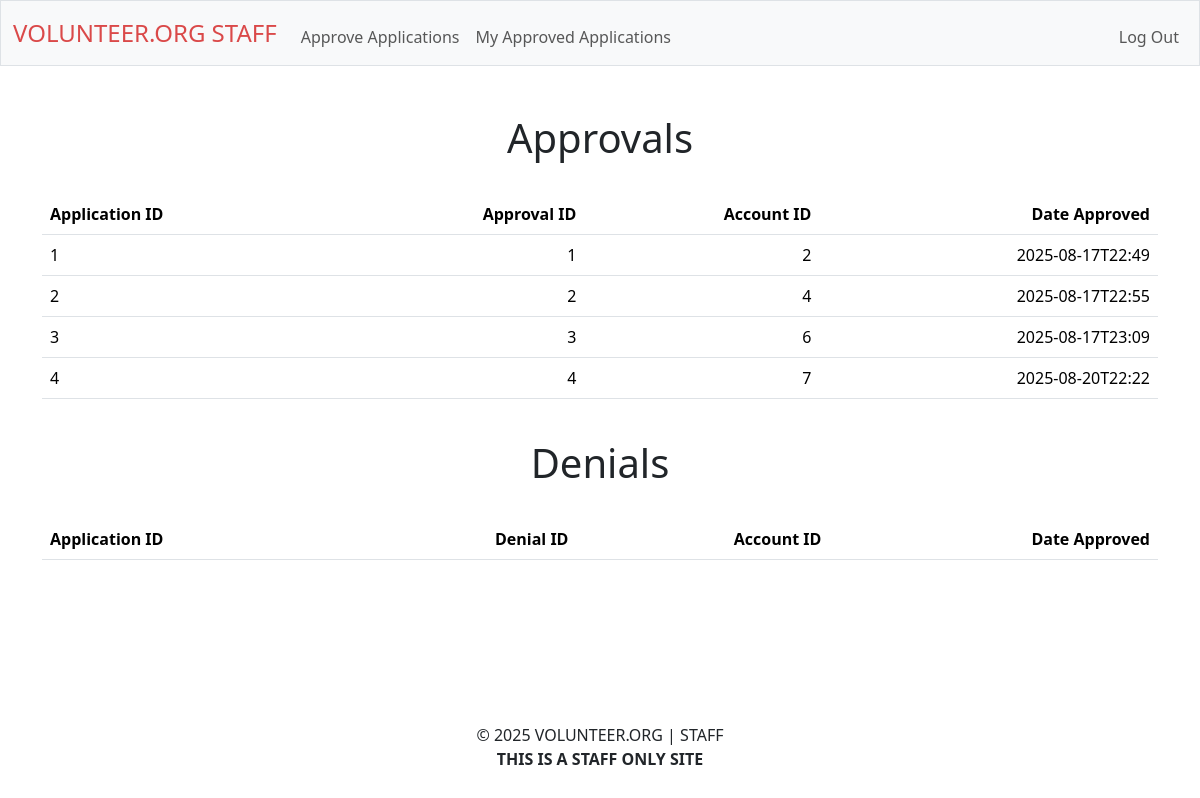
/review_self (signed in), run on an earlier commit of the app's database.
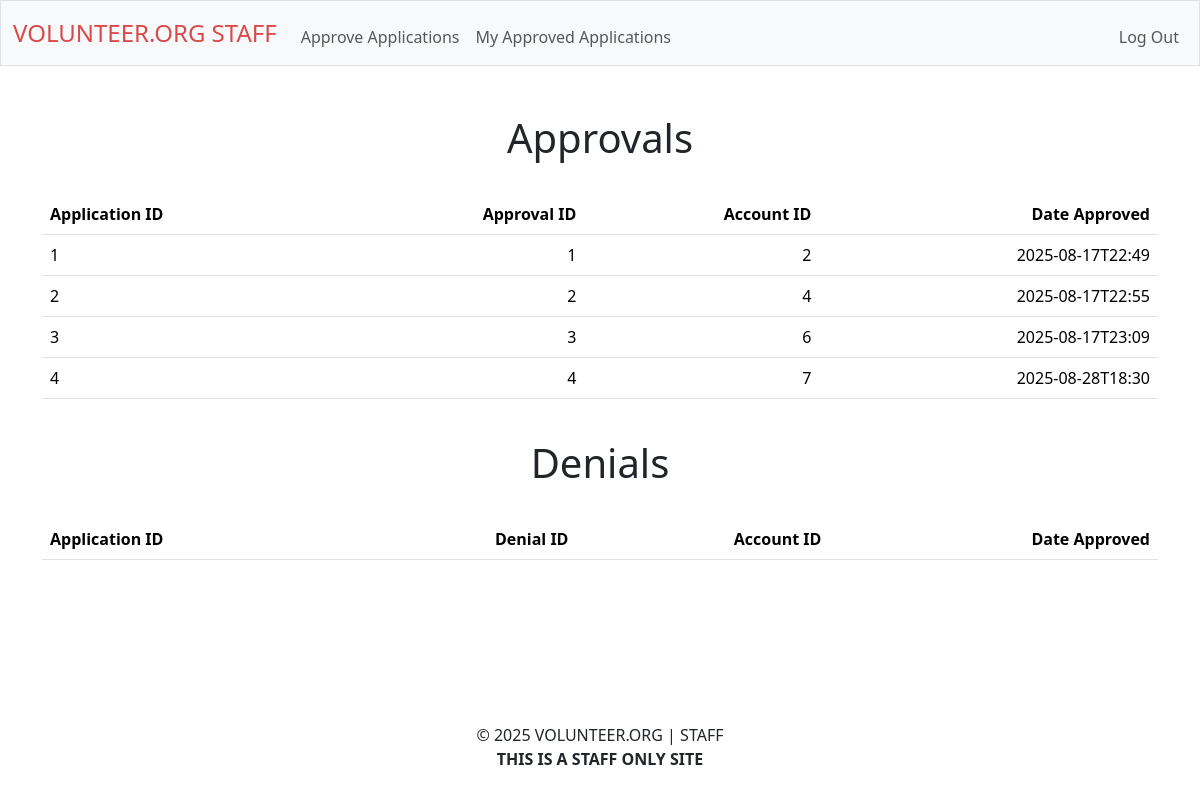
And on a later commit of the database.
### tables this page shows
CREATE TABLE applications_approved (
approval_id INTEGER PRIMARY KEY,
application_id INTEGER NOT NULL,
staff_id INTEGER NOT NULL,
date TIMESTAMP NOT NULL
);

### routes/staff.py (the view, shortened to what this page needs)
@staff_bp.route("/review_self", methods=["GET"])
def review_self():
    if "staff_id" not in session:
        return redirect("/staff-login-secured")
    history_approved = []
    rows_approved = db.execute("SELECT * FROM applications_approved WHERE staff_id = ?", (session["staff_id"],)).fetchall()
    for row in rows_approved:
        application = db.execute("SELECT * FROM application_for_review WHERE id = ?", (row[0],)).fetchall()
        if application:
            history_approved.append(
                [
                    row[1],
                    row[0],
                    application[0][18],
                    row[3]
                ]
            )
    history_denied = []
    rows_denied = db.execute("SELECT * FROM applications_denied WHERE staff_id = ?", (session["staff_id"],)).fetchall()
    return render_template("staff_history.html", history_approved=history_approved, history_denied=history_denied)

### app.py (called while the page is built)
def create_app():
    app = Flask(__name__)
    app.config.from_object(Config)
    Session(app)
    register_blueprints(app)
    @app.after_request
    def after_request(response):
        response.headers["Cache-Control"] = "no-cache, no-store, must-revalidate"
        response.headers["Expires"] = 0
        response.headers["Pragma"] = "no-cache"
        return response
    return app

### templates/staff_history.html (shortened to what this page needs)
{% extends "staff_layout.html" %} {% block title %} History {% endblock %} {%
block main %}
<div class="fade-in">
  <h1>Approvals</h1>
  <br />
  <table class="table">
    <thead>
      <tr>
        <th class="text-start">Application ID</th>
        <th class="text-end">Approval ID</th>
        <th class="text-end">Account ID</th>
        <th class="text-end">Date Approved</th>
      </tr>
    </thead>
    <tbody>
      {% for history in history_approved %}
      <tr>
        <td class="text-start">{{ history[0] }}</td>
        <td class="text-end">{{ history[1] }}</td>
        <td class="text-end">{{ history[2] }}</td>
        <td class="text-end">{{ history[3] }}</td>
      </tr>
      {% endfor %}
    </tbody>
  </table>
  <br />
  <h1>Denials</h1>
  <br />
</div>
<table class="table">
  <thead>
    <tr>
      <th class="text-start">Application ID</th>
      <th class="text-end">Denial ID</th>
      <th class="text-end">Account ID</th>
      <th class="text-end">Date Approved</th>
    </tr>
  </thead>
</table>
{% endblock %}

What changed in the data, as far as the page shows it:
changed applications_approved id 4: date "2025-08-20T22:22" → "2025-08-28T18:30"
